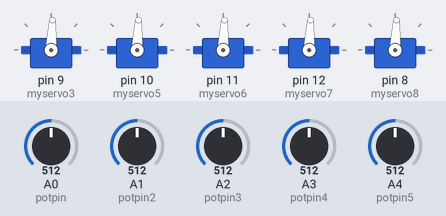
A sketch run on a simulated Arduino Uno, built with avr-gcc and run on an emulated ATmega328P. Parts: 5 × servo. The inputs (shaded band) are chosen by the test bench; at power-on: A0 (potpin) = 512, A1 (potpin2) = 512, A2 (potpin3) = 512, A3 (potpin4) = 512, A4 (potpin5) = 512.

Above: at 1.2 s.
1.3 s: A0 (potpin) set to 716
At 1.7 s:
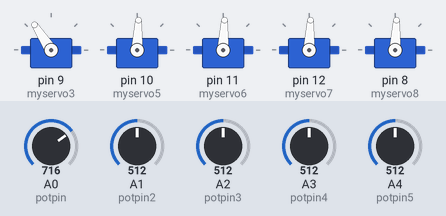
2.8 s: A1 (potpin2) set to 716
At 3.9 s:
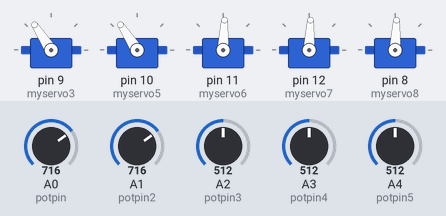
4.3 s: A2 (potpin3) set to 716
At 4.9 s:
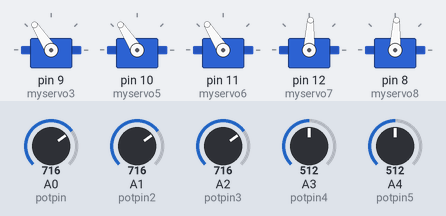
5.8 s: A3 (potpin4) set to 716
At 6.9 s:
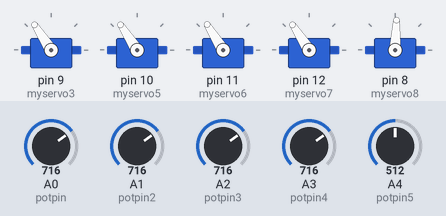
7.3 s: A4 (potpin5) set to 716
At 7.9 s:
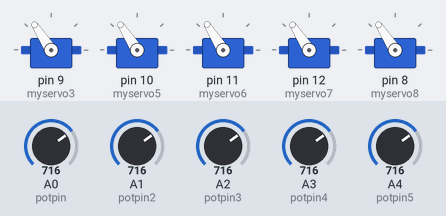
8.8 s: A0 (potpin) set to 992
At 10.1 s:
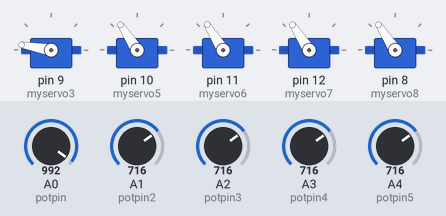
Timing chart, 0 to 11.3 s (numbered marks = the images above; inputs shaded):
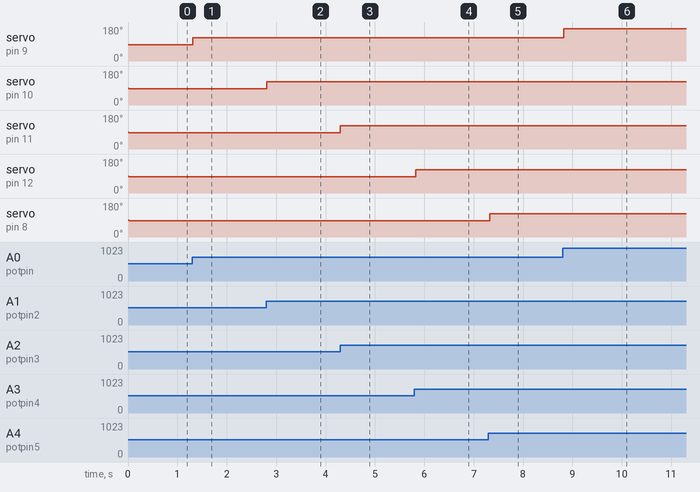

The sketch:

sketch_jun28a.ino
```cpp
#include <Servo.h>

// Define Servo objects
Servo myservo3;
Servo myservo5;
Servo myservo6;
Servo myservo7;
Servo myservo8; // New servo

// Define potentiometer pins
int potpin = 0;
int potpin2 = 1;
int potpin3 = 2;
int potpin4 = 3;
int potpin5 = 4; // New potentiometer

// Define variables to store potentiometer values
int val = 0;
int val2 = 0;
int val3 = 0;
int val4 = 0;
int val5 = 0; // New value

void setup() {
  // Attach servos to pins
  myservo3.attach(9);
  myservo5.attach(10);
  myservo6.attach(11);
  myservo7.attach(12);
  myservo8.attach(8);// Attach new servo to pin 12
}

void loop() {
  // Read, map, and write values to servos
  val = analogRead(potpin);
  val = map(val, 3, 1023, 0, 176);
  myservo3.write(val);
  delay(05);

  val2 = analogRead(potpin2);
  val2 = map(val2, 3, 1023, 0, 176);
  myservo5.write(val2);
  delay(05);

  val3 = analogRead(potpin3);
  val3 = map(val3, 3, 1023, 0, 175);
  myservo6.write(val3);
  delay(05);

  val4 = analogRead(potpin4); // Read the new potentiometer
  val4 = map(val4, 3, 1023, 0, 176); // Map the value
  myservo7.write(val4); // Write to the new servo
  delay(05);


  val5 = analogRead(potpin5); // Read the new potentiometer
  val5 = map(val5, 3, 1023, 0, 176); // Map the value
  myservo8.write(val5); // Write to the new servo
  delay(05);
}
```

Measured:
- after the input at 1.3 s, servo on pin 9 (myservo3): 87° → 123° at once
- after the input at 2.8 s, servo on pin 10 (myservo5): 87° → 123° at once
- after the input at 4.3 s, servo on pin 11 (myservo6): 87° → 122° at once
- after the input at 5.8 s, servo on pin 12 (myservo7): 87° → 123° at once
- after the input at 7.3 s, servo on pin 8 (myservo8): 87° → 123° at once
- after the input at 8.8 s, servo on pin 9 (myservo3): 123° → 170° at once
